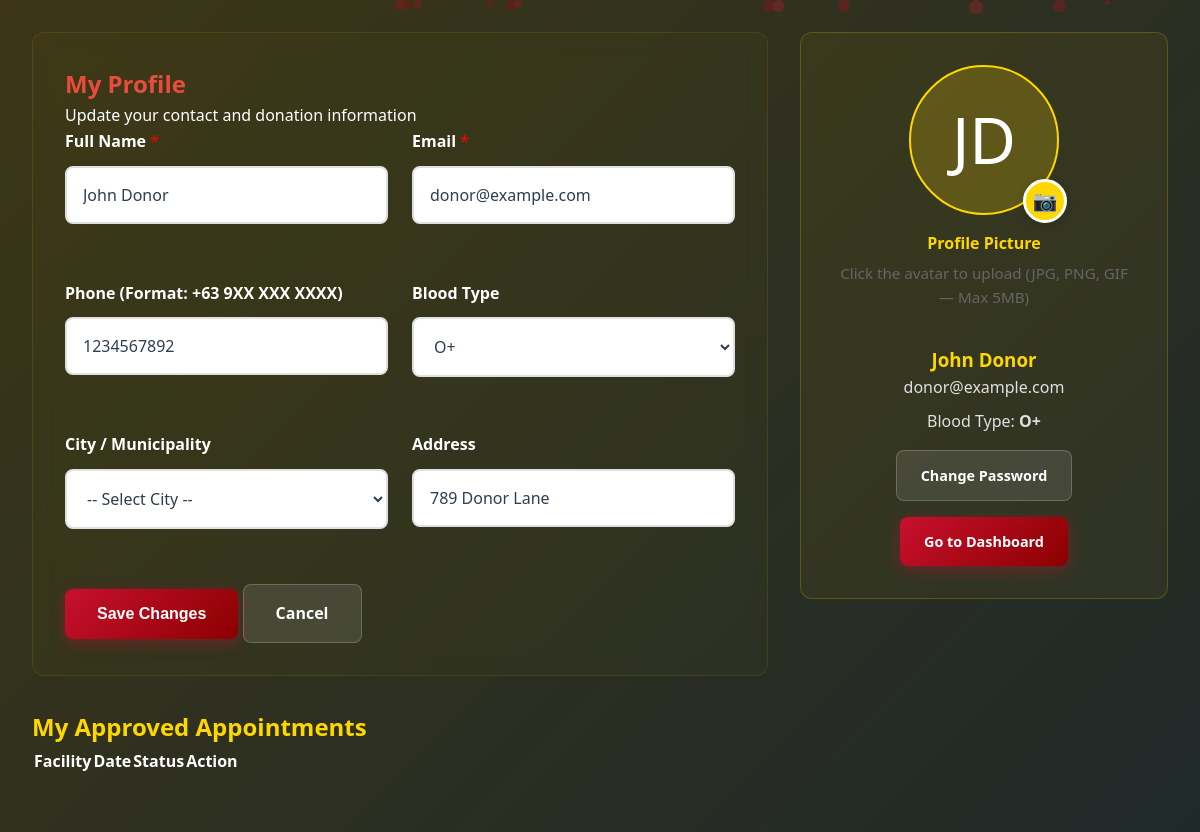
Before: /donor/profile.php (signed in) with the older database file.
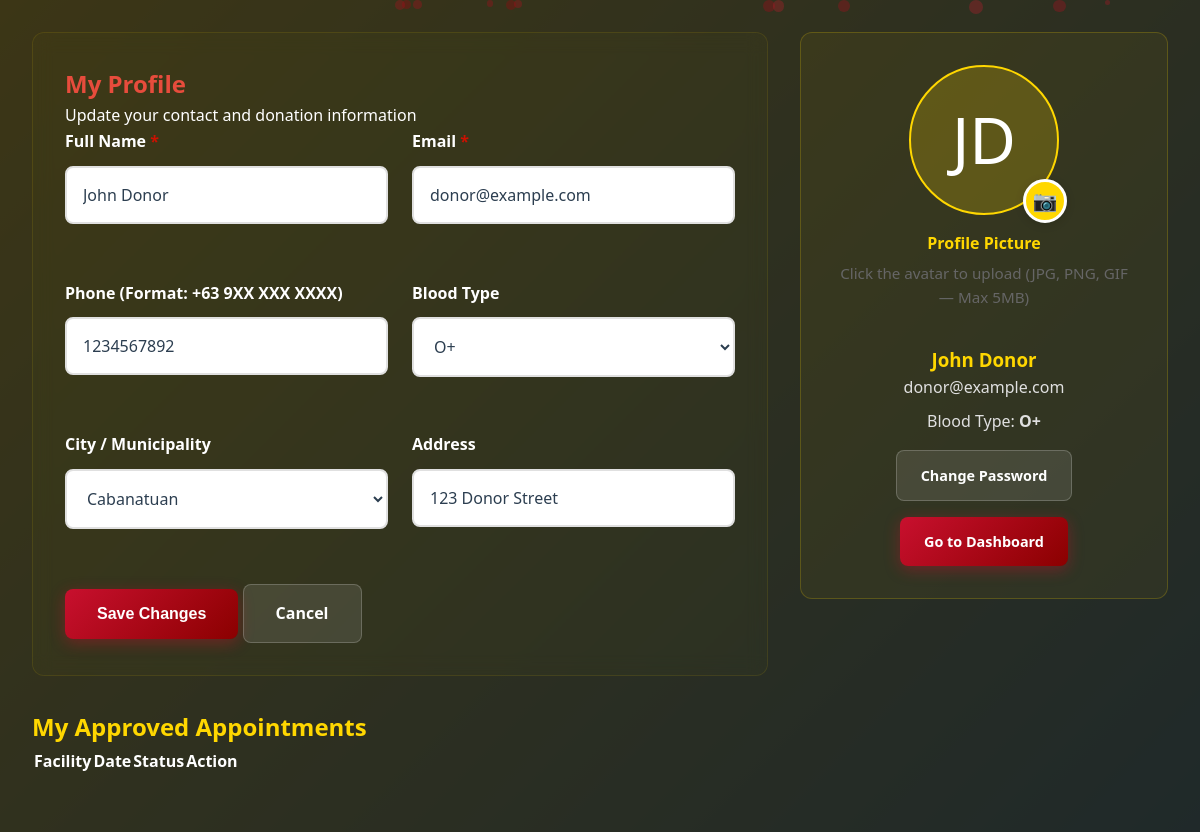
After: the same page with the newer database file.
### tables this page shows
CREATE TABLE users (
    id INT AUTO_INCREMENT PRIMARY KEY,
    email VARCHAR(255) UNIQUE NOT NULL,
    password VARCHAR(255) NOT NULL,
    name VARCHAR(255) NOT NULL,
    user_type ENUM('donor', 'hospital_admin', 'bloodbank_admin') NOT NULL,
    blood_type ENUM('A+', 'A-', 'B+', 'B-', 'AB+', 'AB-', 'O+', 'O-') NULL,
    phone VARCHAR(20) NULL,
    address TEXT NULL,
    city VARCHAR(100) NULL,
    last_donation_date DATE NULL,
    health_conditions TEXT NULL,
    is_eligible BOOLEAN DEFAULT TRUE,
    created_at TIMESTAMP DEFAULT CURRENT_TIMESTAMP
);

### includes/functions.php (called while the page is built, shortened)
<?php
include 'config.php';
function getProfilePictureUrl($user_id) {
    global $pdo;
    try {
        $colCheck = $pdo->prepare("SELECT COUNT(*) as cnt FROM INFORMATION_SCHEMA.COLUMNS WHERE TABLE_SCHEMA = DATABASE() AND TABLE_NAME = 'users' AND COLUMN_NAME = 'profile_picture'");
        $colCheck->execute();
        $hasCol = (int)$colCheck->fetch(PDO::FETCH_ASSOC)['cnt'] > 0;
    } catch (Exception $e) {
    }
    return '/sanguisense/assets/default-avatar.svg';
}
?>

### donor/profile.php (the view, shortened to what the changed rows need)
<?php
include '../includes/auth.php';
$user = null;
try {
    $query = "SELECT * FROM users WHERE id = ? AND user_type = 'donor'";
    $stmt = $pdo->prepare($query);
    $stmt->execute([$_SESSION['user_id']]);
    $user = $stmt->fetch(PDO::FETCH_ASSOC);
} catch (Exception $e) {
    $errorMessage = 'Error: ' . $e->getMessage();
}
?>
<!DOCTYPE html>
<html lang="en">
<head>
    <link rel="stylesheet" href="css/style.css">
</head>
<body>
    <main class="container" style="max-width:1200px; margin:2rem auto;">
        <div style="display: grid; grid-template-columns: 2fr 1fr; gap: 2rem; align-items: start;">
            <section class="profile-form" style="padding: 2rem; background: rgba(255, 215, 0, 0.02); border-radius: 12px; border: 1px solid rgba(255, 215, 0, 0.1);">
                <h2 style="color: #e74c3c; font-weight: bold;">My Profile</h2>
                <form method="POST" action="" id="profileForm" onsubmit="return validateProfileForm()" enctype="multipart/form-data">
                    <div class="form-row">
                        <div class="form-group">
                            <label for="name">Full Name <span class="required">*</span></label>
                            <input type="text" id="name" name="name" value="<?php echo htmlspecialchars($user['name']); ?>" required minlength="2" maxlength="100">
                        </div>
                        <div class="form-group">
                            <label for="email">Email <span class="required">*</span></label>
                            <input type="email" id="email" name="email" value="<?php echo htmlspecialchars($user['email']); ?>" required>
                        </div>
                    </div>
                    <div class="form-row">
                        <div class="form-group">
                            <label for="phone">Phone (Format: +63 9XX XXX XXXX)</label>
                            <input type="tel" id="phone" name="phone" value="<?php echo htmlspecialchars($user['phone'] ?? ''); ?>" placeholder="+63 9XX XXX XXXX">
                        </div>
                    </div>
                    <div class="form-row">
                        <div class="form-group">
                            <label for="city">City / Municipality</label>
                            <select id="city" name="city">
                                <option value="">-- Select City --</option>
                                <?php
                                $cities = [
                                    'Cabanatuan','Gapan','Muñoz','Palayan','San Jose City','San Jose','Aliaga','Bongabon','Cabiao','Carranglan','Cuyapo','Gabaldon','General Mamerto Natividad','General Tinio','Jaen','Laur','Licab','Llanera','Lupao','Nampicuan','Pantabangan','Peñaranda','Quezon','Rizal','San Antonio','San Isidro','San Leonardo','Santa Rosa','Santo Domingo','Talavera','Talugtug','Zaragoza'
                                ];
                                foreach ($cities as $c) {
                                    $sel = ($user['city'] ?? '') === $c ? 'selected' : '';
                                    echo "<option value=\"" . htmlspecialchars($c) . "\" $sel>" . htmlspecialchars($c) . "</option>\n";
                                }
                                ?>
                            </select>
                        </div>
                        <div class="form-group">
                            <label for="address">Address</label>
                            <input type="text" id="address" name="address" value="<?php echo htmlspecialchars($user['address'] ?? ''); ?>" maxlength="255">
                        </div>
                    </div>
                </form>
            </section>
            <aside style="padding: 2rem; background: rgba(255, 215, 0, 0.05); border-radius: 12px; border: 1px solid rgba(255, 215, 0, 0.2); height: fit-content; position: sticky; top: 2rem;">
                <div style="text-align: center;">
                    <?php
                    $profilePicUrl = getProfilePictureUrl($user['id']);
                    $initials = '';
                    if (!empty($user['name'])) {
                        $parts = preg_split('/\s+/', trim($user['name']));
                        $initials = strtoupper(($parts[0][0] ?? '') . ($parts[1][0] ?? ''));
                    }
                    $isCustomPic = (strpos($profilePicUrl, 'default-avatar.svg') === false);
                    ?>
                    <form id="pictureForm" method="POST" action="" enctype="multipart/form-data" style="margin:0;">
                        <div id="avatar-uploader" style="display: flex; flex-direction: column; align-items: center; gap: 1rem; cursor: pointer;">
                            <div id="avatar-display" style="position: relative; width: 150px; height: 150px;">
                                <?php if ($isCustomPic): ?>
                                        <img id="preview-image" src="<?php echo $profilePicUrl; ?>" alt="Profile" style="width: 100%; height: 100%; border-radius: 50%; object-fit: cover; border: 4px solid var(--yellow); display: block;">
                                    <?php else: ?>
                                        <div id="preview-initials" style="font-size: 4rem; display: flex; align-items: center; justify-content: center; width: 100%; height: 100%; background: rgba(255, 215, 0, 0.2); border-radius: 50%; border: 2px solid var(--yellow);"><?php echo htmlspecialchars($initials ?: 'D'); ?></div>
                                    <?php endif; ?>
                                <div style="position: absolute; bottom: -8px; right: -8px; background: var(--yellow); color: #333; border-radius: 50%; width: 44px; height: 44px; display: flex; align-items: center; justify-content: center; font-size: 1.25rem; border: 3px solid white; box-shadow: 0 2px 8px rgba(0,0,0,0.15);">
                                    📷
                                </div>
                            </div>
                        </div>
                    </form>
                    <h3 style="margin-top:1rem; color:var(--yellow);"><?php echo htmlspecialchars($user['name']); ?></h3>
                    <p style="color:#e0e0e0; margin-bottom:0.5rem"><?php echo htmlspecialchars($user['email']); ?></p>
                    <p style="color:#e0e0e0; margin-bottom:1rem">Blood Type: <strong><?php echo htmlspecialchars($user['blood_type'] ?? 'N/A'); ?></strong></p>
                    <div class="action-buttons" style="justify-content:center;">
                        <a href="change_password.php" class="btn btn-secondary btn-small">Change Password</a>
                        <a href="dashboard.php" class="btn btn-primary btn-small">Go to Dashboard</a>
                    </div>
                </div>
            </aside>
        </div>
        <h2 style="margin-top:2rem; color:var(--yellow);">My Approved Appointments</h2>
        <table class="appointments-table">
            <thead>
                <tr>
                    <th>Facility</th>
                    <th>Date</th>
                    <th>Status</th>
                    <th>Action</th>
                </tr>
            </thead>
        </table>
    </main>
</body>
</html>

Changed rows visible on the page:
changed users "JD": address "789 Donor Lane" → "123 Donor Street"
Other visible differences:
form field city: "-- Select City --" → "Cabanatuan"
